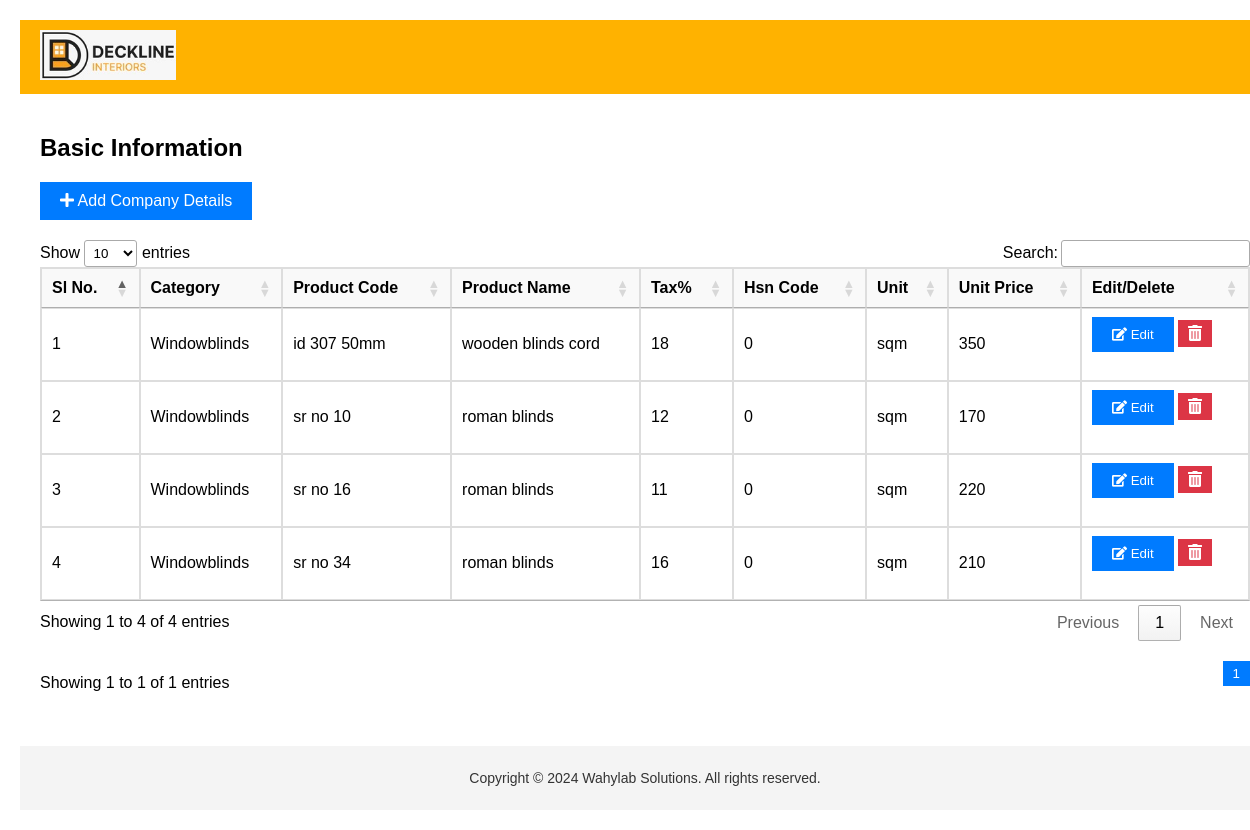
Screenshot of /windowblind/ with the database file from the repository.
### home_deckline/models.py (models this page shows)
class windowblinds(models.Model):
   category=models.CharField(max_length=50,null=True)
   productcode=models.CharField(max_length=15,null=True)
   productname=models.CharField(max_length=20,null=True)
   taxpercent=models.CharField(max_length=50,null=True)
   hsncode=models.CharField(max_length=50,null=True)
   unit=models.CharField(max_length=50,null=True)
   unitprice=models.CharField(max_length=50,null=True)

### home_deckline/views.py (the view)
# urls.py: path('windowblind/',views.windowblind),
def windowblind(request):
    obj = windowblinds.objects.all()
    context = {
        'di' : obj
    }
    return render(request,'windowblind.html',context)

### templates/windowblind.html (shortened to what this page needs)
{% load static %}
<!DOCTYPE html>
<html lang="en">
<head>
    <link rel="stylesheet" href="https://cdn.datatables.net/1.11.5/css/jquery.dataTables.min.css">
    <link rel="stylesheet" href="https://cdnjs.cloudflare.com/ajax/libs/font-awesome/5.15.4/css/all.min.css">
</head>
<body>
    <div class="container">
        <header>
            <div class="logo">
                <img src="{% static  "images\deckline.jpg" %}" alt="Deckline Interiors">
            </div>
        </header>
        <main>
            <section class="basic-info">
                <h1>Basic Information</h1>
                <div class="add-button-container">
                    <a href="/windowadd/" class="btn"><i class="fas fa-plus"></i> Add Company Details</a>
                </div>
                <table id="financialYearTable">
                    <thead>
                        <tr>
                            <th>Sl No.</th>
                            <th>Category</th>
                            <th>Product Code</th>
                            <th>Product Name</th>
                            <th>Tax%</th>
                            <th>Hsn Code</th>
                            <th>Unit</th>
                            <th>Unit Price</th>
                            <th>Edit/Delete</th>
                        </tr>
                    </thead>
                    <tbody>
                        {% for i in di %}
                        <tr>
                            <td>{{ forloop.counter }}</td>
                            <td>{{ i.category }}</td>
                            <td>{{ i.productcode }}</td>
                            <td>{{ i.productname }}</td>
                            <td>{{ i.taxpercent }}</td>
                            <td>{{ i.hsncode }}</td>
                            <td>{{ i.unit }}</td>
                            <td>{{ i.unitprice }}</td>
                            <td class="actions">
                                <form method="post">{% csrf_token %}
                                    <button formaction="/windowblindedit/{{i.id}}" class="edit-btn">
                                        <i class="fas fa-edit"></i> Edit
                                    </button>
                                    <a href="/windowblinddelete/{{ i.id }}" class="delete-btn" onclick="return confirm('Do you want to delete this entry?');">
                                        <i class="fas fa-trash-alt"></i>
                                    </a>
                                </form>
                            </td>
                        </tr>
                        {% endfor %}
                    </tbody>
                </table>
                <div class="pagination">
                    <span>Showing 1 to 1 of 1 entries</span>
                    <button class="page-number">1</button>
                </div>
            </section>
        </main>
        <footer>
            <p>Copyright © 2024 Wahylab Solutions. All rights reserved.</p>
        </footer>
    </div>
</body>
</html>

### templates/windowblind.html (style rules this page uses)
body { font-family: Arial, sans-serif; margin: 0; padding: 0; background-color: #f4f4f4; }
.container { width: 100%; margin: 0 auto; padding: 20px; background-color: #fff; }
header { background-color: #ffb200; color: white; padding: 10px 20px; display: flex; align-items: center; }
header .logo img { height: 50px; }
.basic-info { padding: 20px; background-color: #fff; margin: 20px 0; }
.basic-info h1 { margin-top: 0; }
.basic-info button, .add-button-container .btn { background-color: #007bff; color: white; border: none; padding: 10px 20px; cursor: pointer; margin-bottom: 20px; text-decoration: none; display: inline-block; }
table { width: 100%; border-collapse: collapse; margin-bottom: 20px; }
table, th, td { border: 1px solid #ddd; }
th, td { padding: 10px; text-align: left; }
th { background-color: #f9f9f9; }
.edit-btn, .delete-btn { background-color: #007bff; color: white; border: none; padding: 5px 10px; cursor: pointer; text-decoration: none; }
.delete-btn { background-color: #dc3545; }
.actions { display: flex; gap: 10px; }
footer { background-color: #f4f4f4; color: #333; text-align: center; padding: 10px; font-size: 14px; }
.pagination { display: flex; justify-content: space-between; align-items: center; margin-top: 20px; }
.pagination .page-number { background-color: #007bff; color: white; padding: 5px 10px; border: none; }

### rows the page displays
windowblinds: category "Windowblinds", productcode "id 307 50mm", productname "wooden blinds cord", taxpercent "18", hsncode "0", unit "sqm", unitprice "350"
windowblinds: category "Windowblinds", productcode "sr no 10", productname "roman blinds", taxpercent "12", hsncode "0", unit "sqm", unitprice "170"
windowblinds: category "Windowblinds", productcode "sr no 16", productname "roman blinds", taxpercent "11", hsncode "0", unit "sqm", unitprice "220"
windowblinds: category "Windowblinds", productcode "sr no 34", productname "roman blinds", taxpercent "16", hsncode "0", unit "sqm", unitprice "210"
